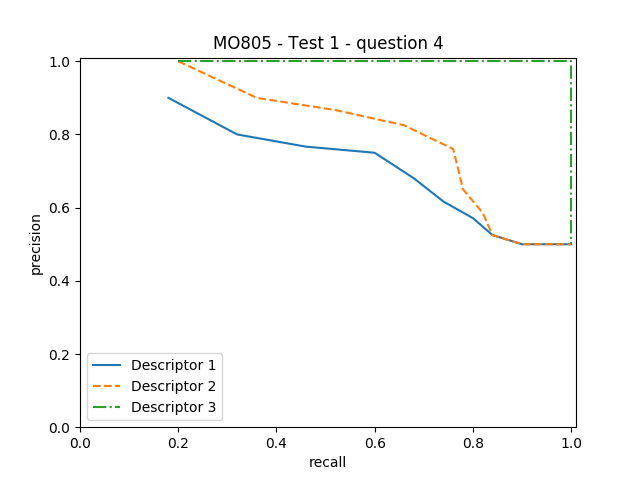

Write the Python code that produced this figure.
import numpy as np
import os.path  as osp
import matplotlib.pyplot as plt

def read_file(file_path):
  f = open(file_path, "r")
  data = []
  for line in f:
    data.append(line)
  return np.array(data)

def load_data(names_file, features_dir):
  ms_features = []
  ss_features = []
  ids = []
  names = read_file(names_file)
  names.sort()
  last_class = ""
  class_id = 0
  for name in names:
    name = name[:-1] #remove new line end
    ms_file_path = osp.join(features_dir, name + "_MS.txt")
    ss_file_path = osp.join(features_dir, name + "_SS.txt")
    ms_data = read_file(ms_file_path)
    ss_data = read_file(ss_file_path)
    ms_data = ms_data.astype(np.float)
    ss_data = ss_data.astype(np.float)
    ms_features.append(ms_data)
    ss_features.append(ss_data)
    data_class = name.split("-")[0]
    if data_class != last_class:
      last_class = data_class
      class_id += 1
    ids.append(class_id)

  ids = np.array(ids)
  names = np.array(names)
  ms_features = np.array(ms_features)
  ss_features = np.array(ss_features)
  return ids, names, ms_features, ss_features

def dist(query_features, gallery_features):
  matrix = np.zeros((len(query_features), len(gallery_features)))
  q_pow = np.sum(query_features * query_features, axis = 1)
  g_pow = np.sum(gallery_features * gallery_features, axis = 1)
  prod = 2 * np.dot(query_features, np.transpose(gallery_features))
  matrix += np.transpose(np.tile(q_pow, (len(g_pow), 1)))
  matrix += np.tile(g_pow, (len(q_pow), 1))
  matrix -= prod
  return matrix

def precision_recall(distmat, q_ids, g_ids, max_rank = 20, gt_samples = 20):
  indices = np.argsort(distmat, axis=1)
  matches = (g_ids[indices] == q_ids[:, np.newaxis]).astype(np.int32)
  cnt = matches.cumsum(axis = 1)[:, :max_rank]

  den_precision = np.tile(np.arange(1, max_rank + 1), (len(q_ids), 1))
  den_recall = np.full((len(q_ids), max_rank), gt_samples)
  precision = cnt / den_precision
  recall = cnt / den_recall

  precision = np.average(precision, axis = 0)
  recall = np.average(recall, axis = 0)
  return precision, recall

if __name__ == '__main__':
  #ids, names, ms_features, ss_features = load_data("MO445-descriptors/examples/names.txt", "MO445-descriptors/examples/mpeg7_features/")
  ids = np.array([0, 0, 0 , 0, 0, 1, 1, 1, 1, 1])
  features_1 = np.array([[1.5, 2.5],
                      [1.5, 2.0],
                      [2.0, 2.0],
                      [1.0, 2.0],
                      [1.5, 1.5],
                      [1.0, 1.0],
                      [1.0, 2.0],
                      [1.0, 3.0],
                      [1.0, 4.0],
                      [1.0, 5.0]])

  features_2 = np.array([[2, 1],
                      [2.0, 2.0],
                      [2.0, 3.0],
                      [2.0, 4.0],
                      [2.0, 5.0],
                      [1.4, 1.4],
                      [1.6, 1.4],
                      [1.6, 1.2],
                      [1.4, 1.2],
                      [1.5, 1.3]])

  features_3 = np.array([[1.5, 2.5],
                      [1.5, 2.0],
                      [1.75, 2.25],
                      [1.25, 2.0],
                      [1.5, 1.5],
                      [1.5, 5.5],
                      [1.25, 5.0],
                      [1.5, 5.0],
                      [1.15, 5.0],
                      [1.5, 4.5]])

  max_rank = 10
  dismat_1 = dist(features_1, features_1)
  dismat_2 = dist(features_2, features_2)
  dismat_3 = dist(features_3, features_3)
  p_1, r_1 = precision_recall(dismat_1, ids, ids, max_rank=max_rank, gt_samples=5)
  p_2, r_2 = precision_recall(dismat_2, ids, ids, max_rank=max_rank, gt_samples=5)
  p_3, r_3 = precision_recall(dismat_3, ids, ids, max_rank=max_rank, gt_samples=5)

  print("Generating Precision x Recall curve")
  plt.title('MO805 - Test 1 - question 4')
  plt.plot(r_1, p_1, label = 'Descriptor 1')
  plt.plot(r_2, p_2, label = 'Descriptor 2')
  plt.plot(r_3, p_3, label = 'Descriptor 3')
  plt.legend(loc = 'lower left')
  plt.xlim([0, 1.01])
  plt.ylim([0, 1.01])
  plt.ylabel('precision')
  plt.xlabel('recall')
  plt.savefig("precision_recall.png")